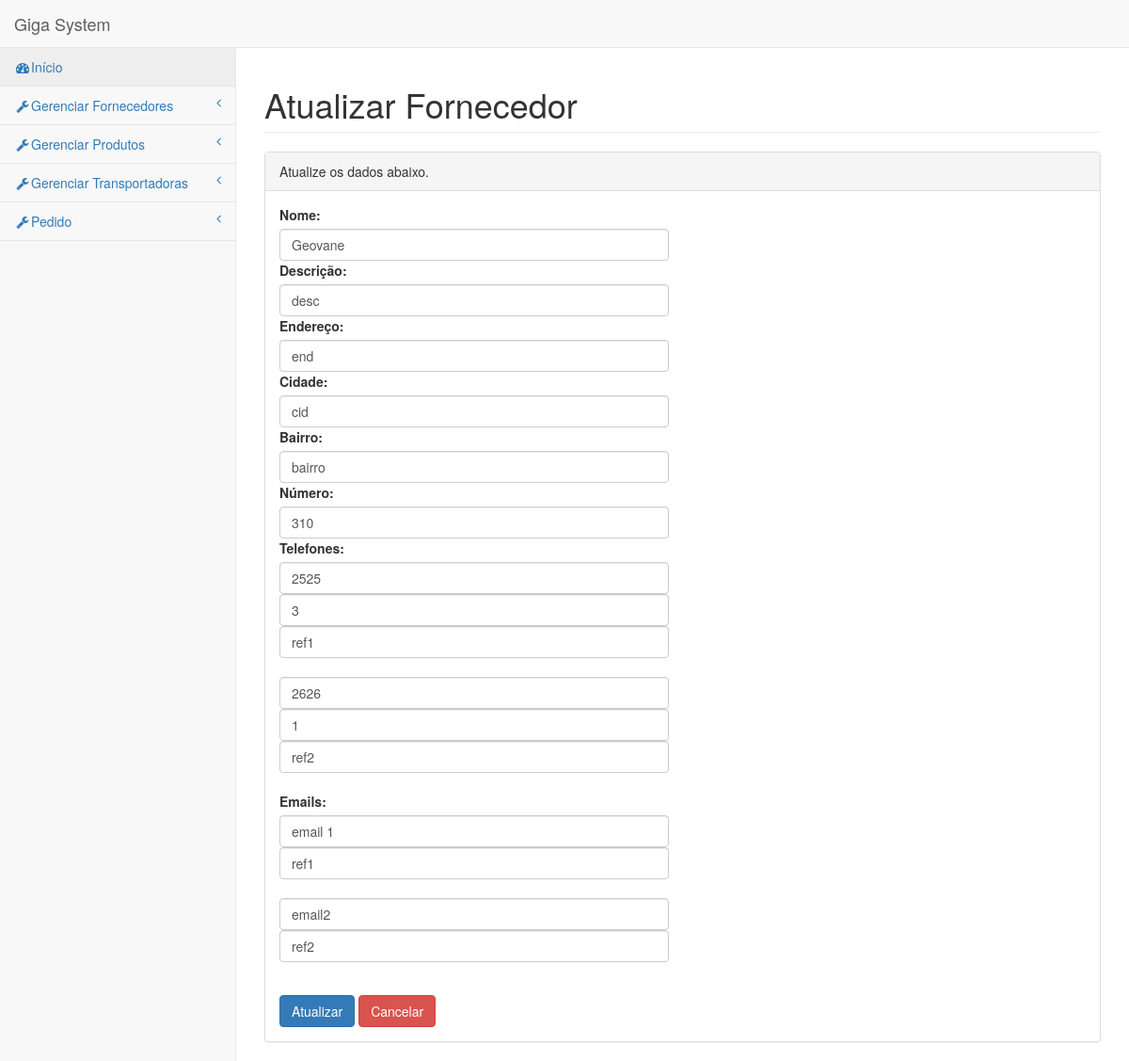
/index.php?secao=Fornecedor&acao=buscarFornecedorPorIdParaAtualizar&id=2, run on the app's committed database.
### tables this page shows
CREATE TABLE `fornecedor` (
  `id` int(11) NOT NULL,
  `nome` varchar(50) NOT NULL,
  `descricao` varchar(50) NOT NULL,
  `cidade` varchar(50) NOT NULL,
  `endereco` varchar(50) NOT NULL,
  `bairro` varchar(50) NOT NULL,
  `numero` int(11) NOT NULL
);

CREATE TABLE `telefone` (
  `id` int(11) NOT NULL,
  `idFornecedor` int(11) NOT NULL,
  `ddd` varchar(20) NOT NULL,
  `numero` varchar(20) NOT NULL,
  `referencia` varchar(50) NOT NULL
);

CREATE TABLE `email` (
  `id` int(11) NOT NULL,
  `idFornecedor` int(11) NOT NULL,
  `email` varchar(50) NOT NULL,
  `referencia` varchar(50) NOT NULL
);

### index.php (called while the page is built, shortened)
<?php
  $frontController = new FrontController();
?>

### Dao/FornecedorDao.php (called while the page is built, shortened)
<?php
  class FornecedorDao{
    private $bd;
    public function __construct() {
        $opcoes = array( PDO::MYSQL_ATTR_INIT_COMMAND => "SET NAMES utf8" );
        $dsn = "mysql:dbname=giga;host=localhost";
        $usuario = "root";
        $senha = "root";
        $this->bd = null;
        try{
            $this->bd = new PDO($dsn, $usuario, $senha, $opcoes);
        } catch (Exception $ex) {
            die(($ex->getMessage()));
        }
    }
    public function buscarFornecedorPorId($id){
      $comando1 = 'select * from fornecedor where id = ?';
      $cp1 = $this->bd->prepare($comando1);
      $resultado = $cp1->execute(array($id));
      while($f = $cp1->fetchObject()){
        $fornecedor = new Fornecedor();
        $fornecedor->setId($f->id);
        $fornecedor->setNome($f->nome);
        $fornecedor->setDescricao($f->descricao);
        $fornecedor->setCidade($f->cidade);
        $fornecedor->setEndereco($f->endereco);
        $fornecedor->setBairro($f->bairro);
        $fornecedor->setNumero($f->numero);
        $comando2 = 'select * from telefone where idFornecedor = ?';
        $cp2 = $this->bd->prepare($comando2);
        $resultado = $cp2->execute(array($id));
        while($t = $cp2->fetchObject()){
          $fornecedor->adicionarTelefone($t->ddd, $t->numero, $t->referencia, $t->id);
        }
        $comando3 = 'select * from email where idFornecedor = ?';
        $cp3 = $this->bd->prepare($comando3);
        $resultado = $cp3->execute(array($id));
        while($e = $cp3->fetchObject()){
          $email = new Email();
          $email->setId($e->id);
          $email->setEmail($e->email);
          $email->setReferencia($e->referencia);
          $fornecedor->adicionarEmail($email);
        }
      }
      return $fornecedor;
    }
  }
?>

### Service/FornecedorService.php (called while the page is built, shortened)
<?php
  class FornecedorService{
    private $dao;
    public function __construct($dao){
      $this->dao = $dao;
    }
    public function buscarFornecedorPorId($id){
      return $this->dao->buscarFornecedorPorId($id);
    }
  }
?>

### Model/Fornecedor.php (called while the page is built, shortened)
<?php
  include('Telefone.php');
  include('Email.php');
  class Fornecedor{
    private $nome;
    private $descricao;
    private $cidade;
    private $endereco;
    private $bairro;
    private $numero;
    private $telefones = array();
    private $emails = array();
    public function setNome($nome){
      $this->nome = $nome;
    }
    public function getNome(){
      return $this->nome;
    }
    public function setDescricao($descricao){
      $this->descricao = $descricao;
    }
    public function getDescricao(){
      return $this->descricao;
    }
    public function setCidade($cidade){
      $this->cidade = $cidade;
    }
    public function getCidade(){
        return $this->cidade;
    }
    public function setEndereco($endereco){
      $this->endereco = $endereco;
    }
    public function getEndereco(){
        return $this->endereco;
    }
    public function setBairro($bairro){
      $this->bairro = $bairro;
    }
    public function getBairro(){
        return $this->bairro;
    }
    public function setNumero($numero){
      $this->numero = $numero;
    }
    public function getNumero(){
        return $this->numero;
    }
    public function getTelefones(){
      return $this->telefones;
    }
    public function getEmails(){
      return $this->emails;
    }
    public function adicionarTelefone($dddTelefone, $numeroTelefone, $referenciaTelefone, $id = null){
      $telefone = new Telefone();
      $telefone->setId($id);
      $telefone->setDdd($dddTelefone);
      $telefone->setNumero($numeroTelefone);
      $telefone->setReferencia($referenciaTelefone);
      $this->telefones[] = $telefone;
    }
    public function adicionarEmail(Email $email){
      $this->emails[] = $email;
    }
  }
 ?>

### Model/Telefone.php (called while the page is built, shortened)
<?php
class Telefone{
  private $ddd;
  private $numero;
  private $referencia;
  public function setDdd($ddd){
    $this->ddd = $ddd;
  }
  public function getDdd(){
    return $this->ddd;
  }
  public function setNumero($numero){
    $this->numero = $numero;
  }
  public function getNumero(){
    return $this->numero;
  }
  public function setReferencia($referencia){
    $this->referencia = $referencia;
  }
  public function getReferencia(){
    return $this->referencia;
  }
}
?>

### Model/Email.php (called while the page is built, shortened)
<?php
class Email{
    private $email;
    private $referencia;
    public function setEmail($email){
      $this->email = $email;
    }
    public function getEmail(){
      return $this->email;
    }
    public function setReferencia($referencia){
      $this->referencia = $referencia;
    }
    public function getReferencia(){
      return $this->referencia;
    }
}
?>

### View/Content/atualizarFornecedor.php (the view, shortened to what this page needs)
<!DOCTYPE html>
<html lang="en">
<?php include('COMMONS/head.php') ?>
<body>
    <div id="wrapper">
        <?php include('COMMONS/navigation.php'); ?>
        <div id="page-wrapper">
            <div class="row">
                <div class="col-lg-12">
                    <h1 class="page-header">Atualizar Fornecedor</h1>
                </div>
            </div>
            <div class="row">
                <div class="col-lg-12">
                    <div class="panel panel-default">
                        <div class="panel-heading">
                            Atualize os dados abaixo.
                        </div>
                        <div class="panel-body">
                            <div class="row">
                                <div class="col-lg-6">
                                  <?php
                                    if(isset($fornecedor)){ ?>
                                      <form role="form" method="post" action="index.php?secao=Fornecedor&acao=atualizarFornecedor">
                                        <div class="form-group">
                                          <label>Nome:</label>
                                          <input name="nome" id = "nome" class="form-control" value = "<?php echo $fornecedor->getNome()?>">
                                          <label>Descrição:</label>
                                          <input name="descricao" id = "descricao" class="form-control" value = "<?php echo $fornecedor->getDescricao()?>">
                                          <label>Endereço:</label>
                                          <input name="endereco" id = "endereco" class="form-control" value = "<?php echo $fornecedor->getEndereco()?>">
                                          <label>Cidade:</label>
                                          <input name="cidade" id = "cidade" class="form-control" value = "<?php echo $fornecedor->getCidade()?>">
                                          <label>Bairro:</label>
                                          <input name="bairro" id = "bairro" class="form-control" value = "<?php echo $fornecedor->getBairro()?>">
                                          <label>Número:</label>
                                          <input name="numero" id = "numero" class="form-control" value = "<?php echo $fornecedor->getNumero()?>">
                                          <label>Telefones:</label>
                                          <?php
                                            $i = 0;
                                            foreach ($fornecedor->getTelefones() as $t) { ?>
                                            <input name="ddd[<?php echo $i ?>]" id = "ddd" class="form-control" value = "<?php echo $t->getDdd()?>">
                                            <input name="numeroTel[<?php echo $i ?>]" id = "numeroTel" class="form-control" value = "<?php echo $t->getNumero()?>">
                                            <input name="referenciaTel[<?php echo $i ?>]" id = "referenciaTel" class="form-control" value = "<?php echo $t->getReferencia()?>">
                                            <br />
                                          <?php $i++; } ?>
                                          <label>Emails:</label>
                                          <?php
                                            $i = 0;
                                            foreach ($fornecedor->getEmails() as $e){?>
                                            <input name="email[<?php echo $i ?>]" id = "email" class="form-control" value = "<?php echo $e->getEmail() ?>">
                                            <input name="referenciaEmail[<?php echo $i ?>]" id = "referenciaEmail" class="form-control" value = "<?php echo $e->getReferencia()?>">
                                            <br />
                                          <?php $i++; } ?>
                                        </div>
                                        <button type="submit" class="btn btn-primary">Atualizar</button>
                                        <a class="btn btn-danger" href="index.php">Cancelar</a>
                                      </form>
                                    <?php }
                                    else{?>
                                      <center><h2>Nenhum fornecedor cadastrado</h2></center>
                                    <?php } ?>
                                </div>
                                <div class="col-lg-6">
                                </div>
                            </div>
                        </div>
                    </div>
                </div>
            </div>
        </div>
    </div>
</body>
</html>

### data on the page
fornecedor: nome "Geovane", descricao "desc", endereco "end", cidade "cid", bairro "bairro", numero "310"
telefone: ddd "2525", numero "3", referencia "ref1"
telefone: ddd "2626", numero "1", referencia "ref2"
email: email "email 1", referencia "ref1"
email: email "email2", referencia "ref2"
